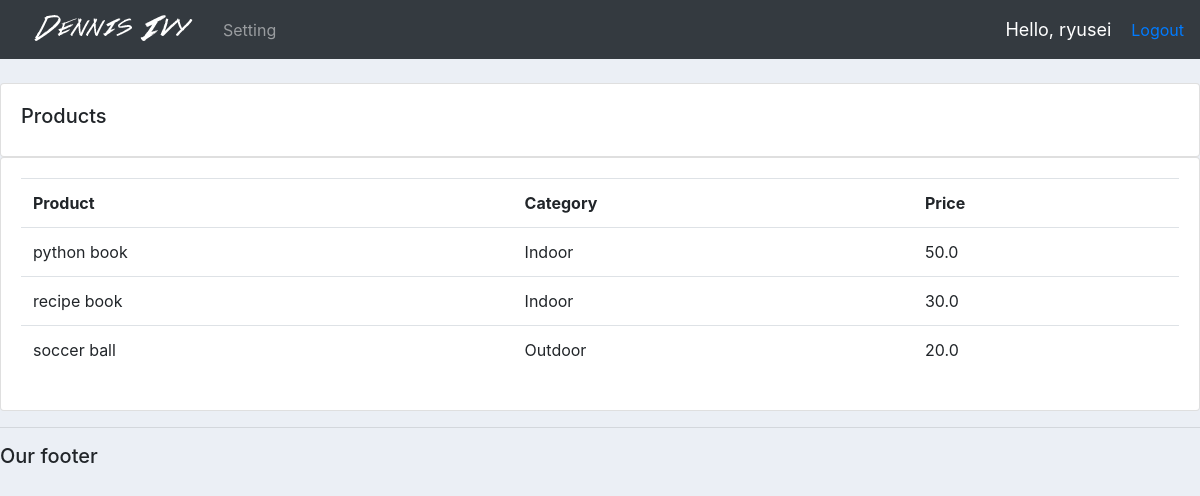
Screenshot of /products/ (signed in) with the database file from the repository.
### accounts/models.py (models this page shows, shortened)
class Product(models.Model):
    CATEGORY = (
        ('Indoor', 'Indoor'),
        ('Outdoor', 'Outdoor'),
    )
    name = models.CharField(max_length=200, null=True)
    price = models.FloatField(null=True)
    category = models.CharField(max_length=200, null=True, choices=CATEGORY)
    description = models.CharField(max_length=200, null=True, blank=True)
    date_created = models.DateTimeField(auto_now_add=True, null=False)
    tags = models.ManyToManyField(Tag)

### accounts/decorators.py (the view)
        def wrapper_func(request, *args, **kwargs):
            group = None
            if request.user.groups.exists():
                group = request.user.groups.all()[0].name
            if group in allowed_roles:
                return view_func(request, *args, **kwargs)
            else:
                return HttpResponse('You are not authorized to view this page')

### accounts/views.py (called while the page is built)
@login_required(login_url='login')
@allowed_users(allowed_roles=['admin'])
def products(request):
    products = Product.objects.all()
    return render(request, 'accounts/products.html', {'products': products})

### templates/accounts/products.html (shortened to what this page needs)
{% extends 'accounts/main.html' %}
{% block content %}
    <br>
    <div class="row">
        <div class="col-md">
            <div class="card card-body">
                <h5>Products</h5>
            </div>
            <div class="card card-body">
                <table class="table">
                    <tr>
                        <th>Product</th>
                        <th>Category</th>
                        <th>Price</th>
                    </tr>
                    {% for i in products %}
                        <tr>
                            <td>{{ i.name }}</td>
                            <td>{{ i.category }}</td>
                            <td>{{ i.price }}</td>
                        </tr>
                    {% endfor %}
                </table>
            </div>
        </div>
    </div>{% endblock %}

### templates/accounts/navbar.html (shortened to what this page needs)
{% load static %}
<nav class="navbar navbar-expand-lg navbar-dark bg-dark">
    <img src="{% static 'images/logo.png' %}" alt="">
    <div class="collapse navbar-collapse" id="navbarNavAltMarkup">
        <div class="navbar-nav">
            {% if request.user.is_stuff %}
                <a class="nav-item nav-link active" href="#">Dashboard</a>
                <a class="nav-item nav-link" href="#">products</a>
                <a class="nav-item nav-link" href="#">customer</a>
            {% else %}
                <li class="nav-item">
                    <a href="{% url 'account' %}" class="nav-link">Setting</a>
                </li>
            {% endif %}
        </div>
    </div>
    <span class="hello-msg">Hello, {{ request.user }}</span>
    <span><a href="{% url 'logout' %}">Logout</a></span>
</nav>

### static/css/main.css (style rules this page uses)
body { background-color: #ebeff5; }

### templates/accounts/navbar.html (style rules this page uses)
.hello-msg { font-size: 18px; color: #fff; margin-right: 20px; }

### rows the page displays
Product: name "python book", category "Indoor", price "50.0"
Product: name "recipe book", category "Indoor", price "30.0"
Product: name "soccer ball", category "Outdoor", price "20.0"

### other values shown
{{ request.user }} "ryusei"
